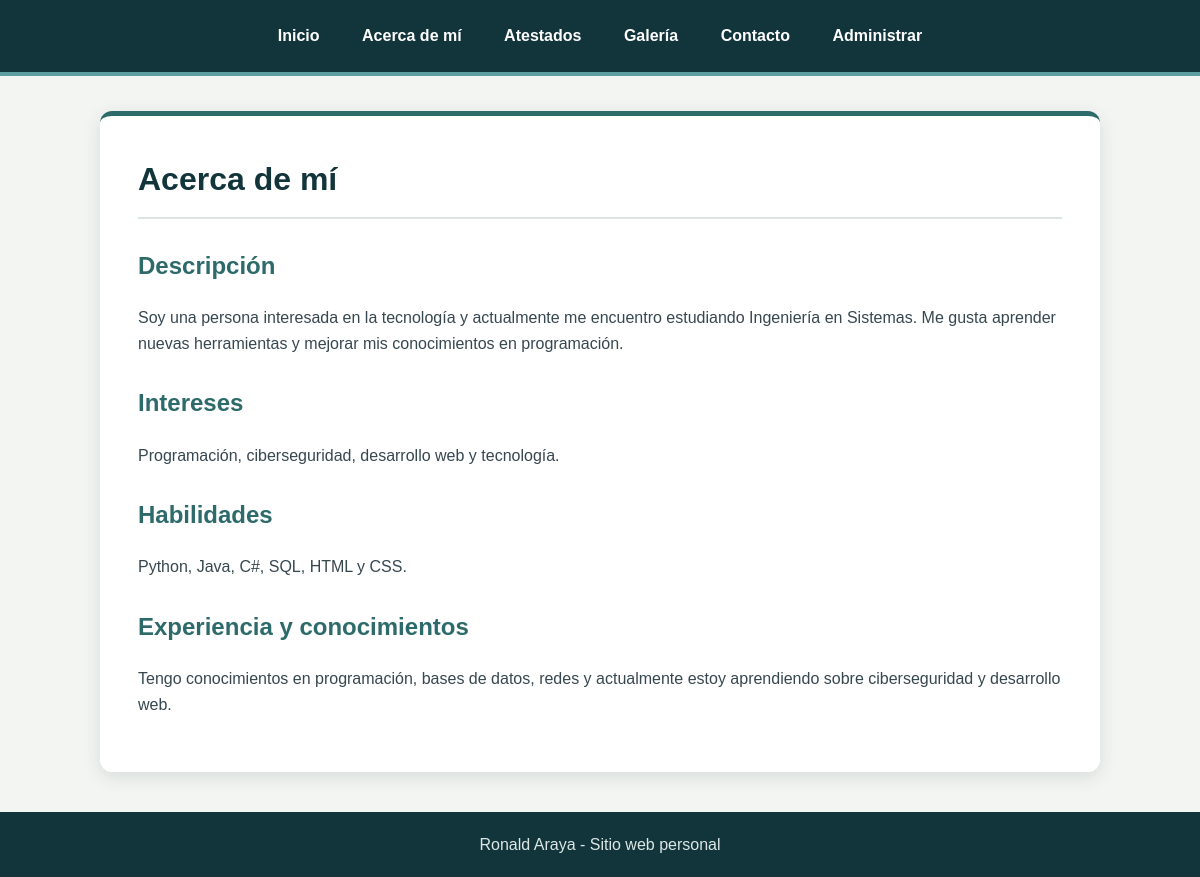
/acerca.php, run on the app's committed database.
### tables this page shows
CREATE TABLE `perfil` (
  `id` int(11) NOT NULL,
  `nombre_completo` varchar(150) NOT NULL,
  `foto_perfil` varchar(255) DEFAULT NULL,
  `descripcion_personal` text DEFAULT NULL,
  `presentacion` text DEFAULT NULL,
  `acerca_de_mi` text DEFAULT NULL,
  `intereses` text DEFAULT NULL,
  `habilidades` text DEFAULT NULL,
  `experiencia_conocimientos` text DEFAULT NULL,
  `correo` varchar(150) DEFAULT NULL,
  `telefono` varchar(30) DEFAULT NULL,
  `redes_sociales` varchar(255) DEFAULT NULL
);

### acerca.php (the view, shortened to what this page needs)
<?php
require_once __DIR__ . "/config/conexion.php";
$sql = "SELECT * FROM perfil WHERE id = 1";
$resultado = mysqli_query($conn, $sql);
$perfil = mysqli_fetch_assoc($resultado);
?>
<!DOCTYPE html>
<html lang="es">
<head>
    <link rel="stylesheet" href="css/estilos.css">
</head>
<body>
    <nav>
    <a href="index.php">Inicio</a>
    <a href="acerca.php">Acerca de mí</a>
    <a href="atestados.php">Atestados</a>
    <a href="galeria.php">Galería</a>
    <a href="contacto.php">Contacto</a>
    <a href="admin/perfil.php">Administrar</a>
</nav>
<div class="contenedor">
    <h1>Acerca de mí</h1>
    <h2>Descripción</h2>
    <p><?php echo $perfil["acerca_de_mi"]; ?></p>
    <h2>Intereses</h2>
    <p><?php echo $perfil["intereses"]; ?></p>
    <h2>Habilidades</h2>
    <p><?php echo $perfil["habilidades"]; ?></p>
    <h2>Experiencia y conocimientos</h2>
    <p><?php echo $perfil["experiencia_conocimientos"]; ?></p>
    </div>
<footer>
    Ronald Araya - Sitio web personal
</footer>
</body>
</html>

### css/estilos.css (style rules this page uses)
* { box-sizing: border-box; }
body { margin: 0; font-family: Arial, Helvetica, sans-serif; background-color: #f3f5f2; color: #263238; line-height: 1.6; }
nav { background-color: #12343b; padding: 14px; text-align: center; border-bottom: 4px solid #5f9ea0; }
nav a { display: inline-block; color: #ffffff; text-decoration: none; margin: 0 4px; padding: 9px 15px; border-radius: 6px; font-weight: bold; transition: 0.2s; }
.contenedor { width: 90%; max-width: 1000px; margin: 35px auto; background-color: white; padding: 38px; border-radius: 12px; border-top: 5px solid #2d6a6a; box-shadow: 0 5px 18px rgba(18, 52, 59, 0.12); }
h1 { color: #12343b; margin-top: 0; font-size: 32px; padding-bottom: 12px; border-bottom: 2px solid #dce5e3; }
h2 { color: #2d6a6a; margin-top: 28px; }
p { color: #37474f; }
footer { background-color: #12343b; color: #dce8e6; text-align: center; padding: 20px; margin-top: 40px; }
nav a { transition: background-color 0.25s ease, transform 0.25s ease; }
.contenedor { transition: box-shadow 0.3s ease; }

### data on the page
perfil: acerca_de_mi "Soy una persona interesada en la tecnología y actualmente me encuentro estudiando Ingeniería en Sistemas. Me gusta aprender nuevas herramientas y mejorar mis conocimientos en programación.", intereses "Programación, ciberseguridad, desarrollo web y tecnología.", habilidades "Python, Java, C#, SQL, HTML y CSS.", experiencia_conocimientos "Tengo conocimientos en programación, bases de datos, redes y actualmente estoy aprendiendo sobre ciberseguridad y desarrollo web."
